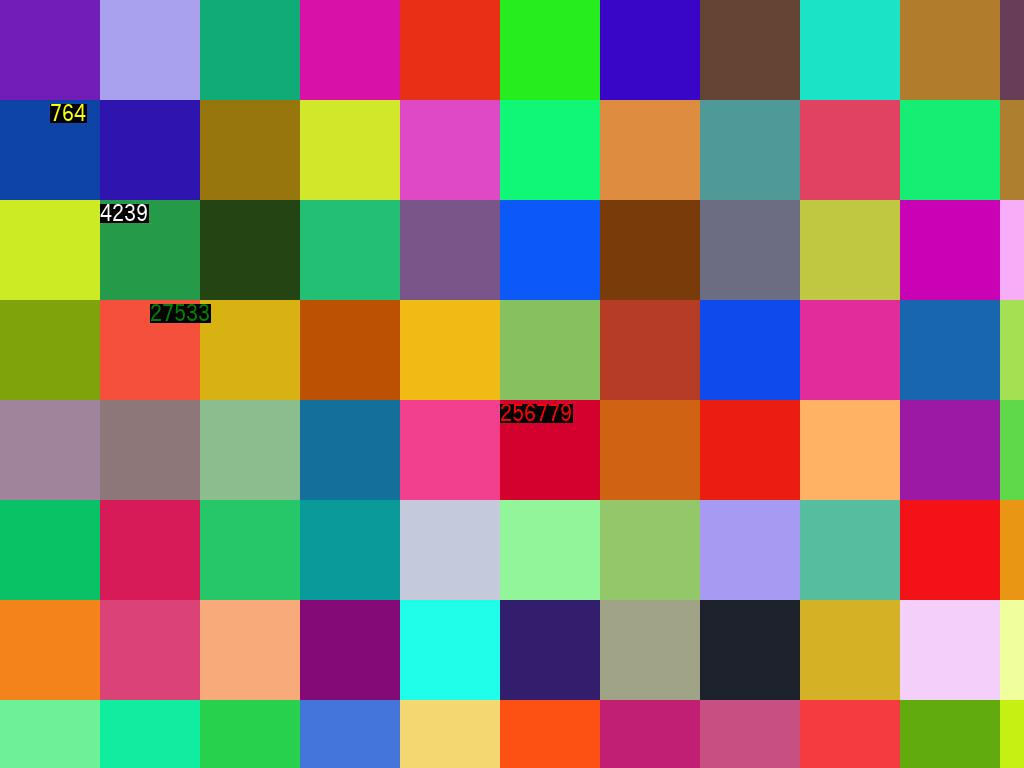
#> input picture img/image_00.jpeg, 1024 x 768 px; its folder holds only this picture in this run
$ python image_to_excel.py
#> lines starting #> are read from the running program, lines starting #| are printed output that depends on the picture
#> (reads config.json from the repository)

import os
import json
import tempfile
from PIL import Image
from openpyxl import Workbook
from openpyxl.drawing.image import Image as ExcelImage

def insert_images_to_excel(excel_filepath: str, image_folder_path: str, regions_and_coords: list):
    """
    指定された画像フォルダ内の画像を読み込み、その領域をExcelシートの指定セルに貼り付けます。
    画像ごとに新しいシートを作成します。

    Args:
        excel_filepath (str): 出力するExcelファイルのパス。
        image_folder_path (str): 画像が保存されているフォルダのパス。
        regions_and_coords (list): 領域とセル座標のペアのリスト。
                                   例: [{"img_region": [x1, y1, x2, y2], "excel_pos": "B2"}, ...]
                                   img_region: [left, upper, right, lower] (Pillowのcrop形式)
    """
#> called with excel_filepath = 'output_images.xlsx', image_folder_path = 'img'
    # 既存のファイルがあっても上書きで新規作成
    wb = Workbook()

    # デフォルトで作成されるシートを削除（または名前を変更して利用）
    if "Sheet" in wb.sheetnames:
        del wb["Sheet"]

    temp_files_to_delete = [] # 一時ファイルを格納するリスト

    supported_extensions = ('.jpg', '.jpeg', '.png', '.gif', '.bmp', '.tiff')

    # 画像フォルダ内の全ての画像ファイルを処理
    for image_filename in sorted(os.listdir(image_folder_path)):
        if image_filename.lower().endswith(supported_extensions):
            image_path = os.path.join(image_folder_path, image_filename)

            # 画像ごとに新しいシートを作成
            sheet_name = os.path.splitext(image_filename)[0][:31] # シート名は31文字まで
            ws = wb.create_sheet(title=sheet_name)
            print(f"Processing image: {image_filename} on sheet: {sheet_name}")

            try:
                original_image = Image.open(image_path)
#> original_image is the input picture: PIL image 1024x768 RGB; mean R, G, B 138.8, 125.3, 110.9

                for item in regions_and_coords:
                    img_region = item["img_region"]
                    excel_pos = item["excel_pos"]

                    # 画像領域を切り抜き
                    cropped_image = original_image.crop(img_region)

                    # 切り抜いた画像を一時ファイルとして保存
                    with tempfile.NamedTemporaryFile(suffix=".png", delete=False) as temp_file:
                        temp_image_path = temp_file.name
                        cropped_image.save(temp_image_path)
                        temp_files_to_delete.append(temp_image_path) # リストに追加

                    # ExcelImageオブジェクトを作成し、シートにアンカーして貼り付け
                    img = ExcelImage(temp_image_path)
                    ws.add_image(img, excel_pos)
                    print(f"  - Cropped region {img_region} from {image_filename} and inserted at {excel_pos}")
#> this loop made 4 passes
#|   - Cropped region [45, 95, 200, 150] from image_00.jpeg and inserted at B2
#|   - Cropped region [95, 195, 300, 250] from image_00.jpeg and inserted at B8
#|   - Cropped region [145, 295, 400, 350] from image_00.jpeg and inserted at B14
#|   - Cropped region [495, 395, 700, 450] from image_00.jpeg and inserted at B20
#> pass 1, in insert_images_to_excel, `cropped_image = original_image.crop(img_region)`:
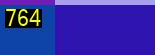
#> cropped_image: PIL image 155x55 RGB; mean R, G, B 50.6, 44.3, 164.1
#> pass 2, in insert_images_to_excel, `cropped_image = original_image.crop(img_region)`:
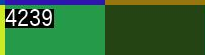
#> cropped_image: PIL image 205x55 RGB; mean R, G, B 49.3, 103.6, 51
#> pass 3, in insert_images_to_excel, `cropped_image = original_image.crop(img_region)`:
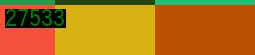
#> cropped_image: PIL image 255x55 RGB; mean R, G, B 176, 115.1, 22.9
#> after the loop:
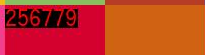
#> cropped_image: PIL image 205x55 RGB; mean R, G, B 188.9, 58.1, 33.5
#> after the loop, temp_files_to_delete = 4 items

            except Exception as e:
                print(f"Error processing {image_filename}: {e}")
                continue

    # ワークブックを保存
    try:
        wb.save(excel_filepath)
        print(f"Excel file saved successfully to {excel_filepath}")
    except Exception as e:
        print(f"Error saving Excel file: {e}")
    finally:
        # Excelファイルの保存が完了した後、一時ファイルをクリーンアップ
        for temp_file in temp_files_to_delete:
            try:
                os.remove(temp_file)
            except Exception as e:
                print(f"Error deleting temporary file {temp_file}: {e}")

if __name__ == '__main__':
    current_dir = os.path.dirname(os.path.abspath(__file__))
    config_path = os.path.join(current_dir, "config.json")
    image_dir = os.path.join(current_dir, "img")
    output_excel_file = os.path.join(current_dir, "output_images.xlsx")

    try:
        with open(config_path, 'r', encoding='utf-8') as f:
            config = json.load(f)

        regions_and_coords = config.get("image_regions_and_excel_coords", [])

        # 関数を実行
        insert_images_to_excel(output_excel_file, image_dir, regions_and_coords)

    except FileNotFoundError:
        print(f"Error: config file not found at {config_path}")
    except json.JSONDecodeError:
        print(f"Error: Could not decode JSON from {config_path}. Check file format.")
    except Exception as e:
        print(f"An unexpected error occurred: {e}")
